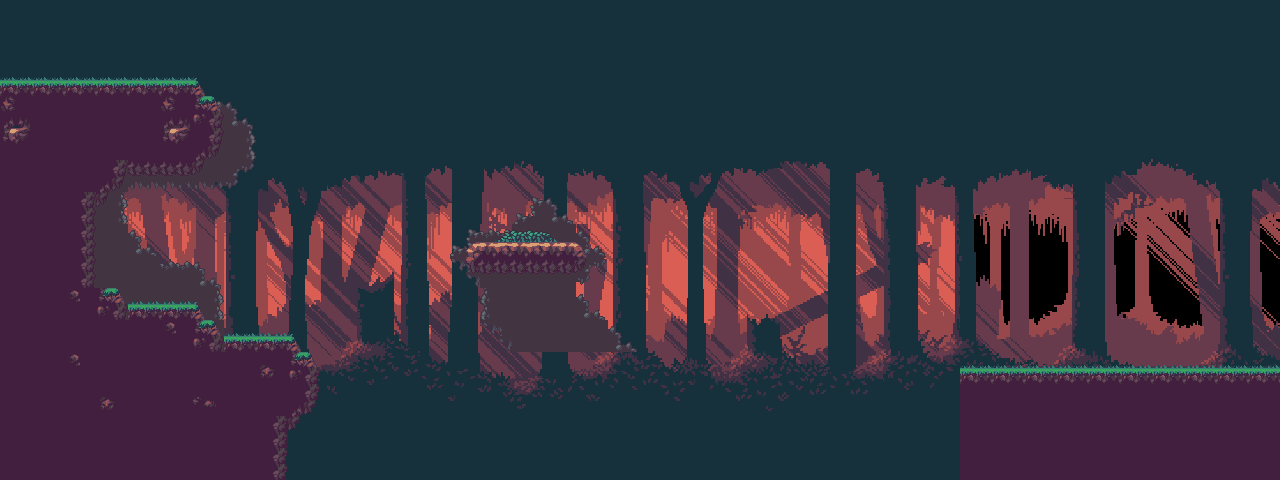

A 2D game scene composited from a Tiled map and its tileset images. What follows is a short description and the map's XML, with each tile layer's data collapsed to a summary:
An orthogonal 40x15 tile map with 32x32 px tiles, 2 tile layers (back_tile, Tile Layer 1), 4 image layers and 28 objects (18x solid, 4x coin, 2x Food, 2x enemy, PLAYER, ...).

<map version="1.0.0" orientation="orthogonal" renderorder="left-down" width="40" height="15" tilewidth="32" tileheight="32" nextobjectid="65">
 <tileset firstgid="1" name="tileset" tilewidth="32" tileheight="32" tilecount="0" columns="31">
  <image source="files/tileset.png" width="992" height="498" />
 </tileset>
 <imagelayer name="BACK_1">
  <image source="files/background/parallax-demon-woods-bg.png" />
 </imagelayer>
 <imagelayer name="BACK_2">
  <image source="files/background/parallax-demon-woods-far-trees.png" />
 </imagelayer>
 <imagelayer name="BACK_3">
  <image source="files/background/parallax-demon-woods-mid-trees.png" />
 </imagelayer>
 <imagelayer name="BACK_4">
  <image source="files/background/parallax-demon-woods-close-trees.png" />
 </imagelayer>
 <layer name="back_tile" width="40" height="15">
  <data>[600 cells, 59 non-empty, 16 distinct tile ids]</data>
 </layer>
 <layer name="Tile Layer 1" width="40" height="15">
  <data>[600 cells, 205 non-empty, 36 distinct tile ids]</data>
 </layer>
 <objectgroup name="Object Layer 1">
  <object id="10" name="PLAYER" x="50" y="15" width="61" height="62" />
  <object id="34" name="Food" x="576" y="288" width="32" height="32" />
  <object id="35" name="Food" x="512" y="288" width="32" height="32" />
  <object id="36" name="solid" x="466" y="243" width="120" height="31" />
  <object id="37" name="solid" x="502" y="353" width="245" height="31" />
  <object id="38" name="solid" x="484" y="364" width="27" height="115" />
  <object id="39" name="solid" x="296" y="353" width="215" height="23" />
  <object id="41" name="solid" x="197" y="321" width="20" height="23" />
  <object id="42" name="solid" x="110" y="304" width="88" height="23" />
  <object id="43" name="solid" x="98" y="288" width="24" height="39" />
  <object id="44" name="solid" x="72" y="192" width="25" height="105" />
  <object id="45" name="solid" x="82" y="162" width="45" height="29" />
  <object id="46" name="solid" x="124" y="145" width="79" height="29" />
  <object id="47" name="solid" x="192" y="102" width="28" height="56" />
  <object id="48" name="solid" x="-1" y="78" width="203" height="26" />
  <object id="49" name="solid" x="732" y="386" width="59" height="30" />
  <object id="50" name="solid" x="741" y="363" width="20" height="54" />
  <object id="51" name="solid" x="768" y="416" width="163" height="32" />
  <object id="52" name="solid" x="907" y="385" width="60" height="32" />
  <object id="53" name="solid" x="937" y="180" width="28" height="207" />
  <object id="54" name="thorn" x="800" y="384" width="97" height="31" />
  <object id="59" name="solid" x="213" y="337" width="85" height="23" />
  <object id="61" name="enemy" x="600" y="324" width="32" height="31" />
  <object id="61" name="enemy" x="460" y="210" width="32" height="31" />
  <object id="62" name="coin" x="500" y="324" width="32" height="31" />
  <object id="63" name="coin" x="400" y="324" width="32" height="31" />
  <object id="64" name="coin" x="300" y="324" width="32" height="31" />
  <object id="65" name="coin" x="600" y="300" width="32" height="31" />
 </objectgroup>
</map>